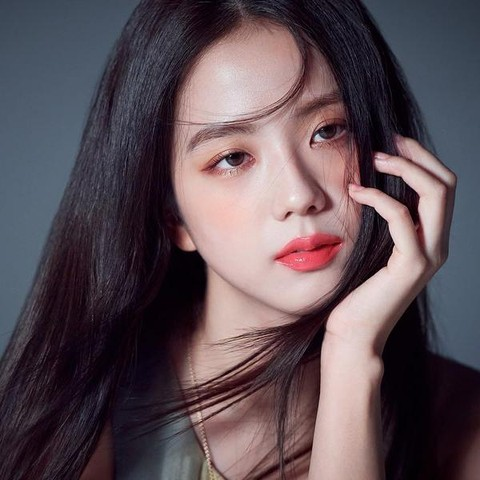
%> input picture uts/wajah.jpeg, 480 x 480 px, given in place of wajah.jpg, which was not available
$ octave uts4.m   (GNU Octave 9; MATLAB toolbox functions it lacks are replaced by stand-ins)
%> lines starting %> are read from the running program, lines starting %| are printed output that depends on the picture; pictures that were not available may be replaced by others from this repository, and a replacement may not be noted
pkg load image

% 1. Baca gambar
img = imread('wajah.jpg');
%> img is the input picture: size 480x480x3 uint8; mean R, G, B 92.8, 78.6, 85.3

% 2. Ubah ke grayscale jika perlu
if size(img,3) == 3
  img_gray = rgb2gray(img);
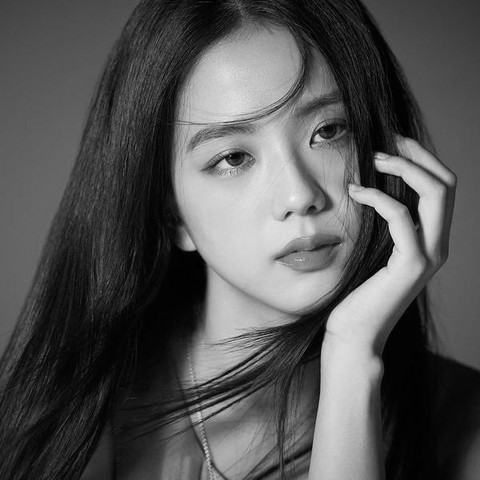
%> img_gray: size 480x480 uint8; min 0, max 245, mean 83.6
else
  img_gray = img;
end

% 3. Ekualisasi histogram
img_eq = histeq(img_gray);
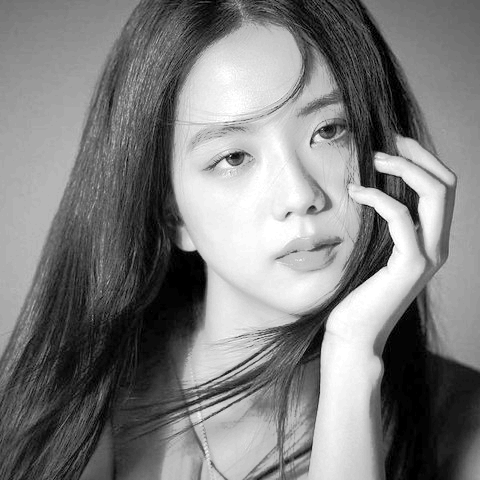
%> img_eq: size 480x480 uint8; min 0, max 255, mean 126.2

% 4. Tampilkan citra sebelum dan sesudah
figure('Name', 'Histogram Equalization pada Foto Wajah');
subplot(2,2,1), imshow(img_gray), title('Sebelum Equalisasi');
subplot(2,2,2), imhist(img_gray), title('Histogram Sebelum');

subplot(2,2,3), imshow(img_eq), title('Setelah Equalisasi');
subplot(2,2,4), imhist(img_eq), title('Histogram Setelah');
%> after `title('Histogram Setelah')`:
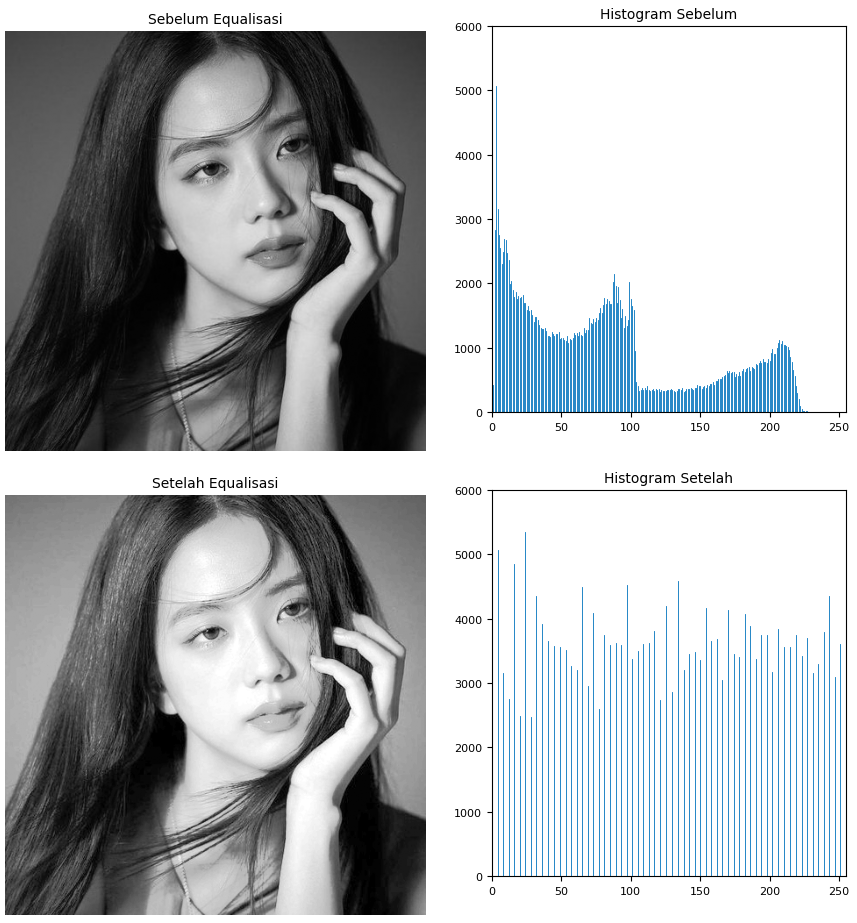
%> figure redrawn from the program's plot data, 4 panels

$ run again, with uts/jalan.jpeg copied over uts/wajah.jpeg
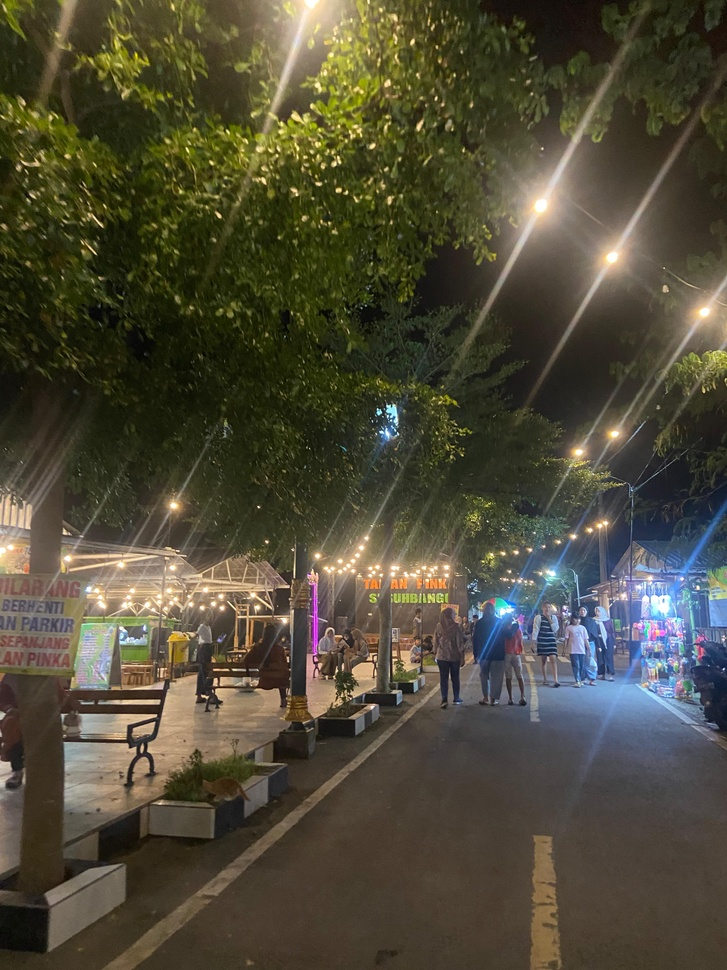
%> input picture uts/jalan.jpeg, 727 x 970 px, shrunk from 3024 x 4032 before the run, given in place of wajah.jpg, which was not available
%> img is the input picture: size 970x727x3 uint8; mean R, G, B 79.3, 75, 56.9
%> `img_eq = histeq(img_gray);`:
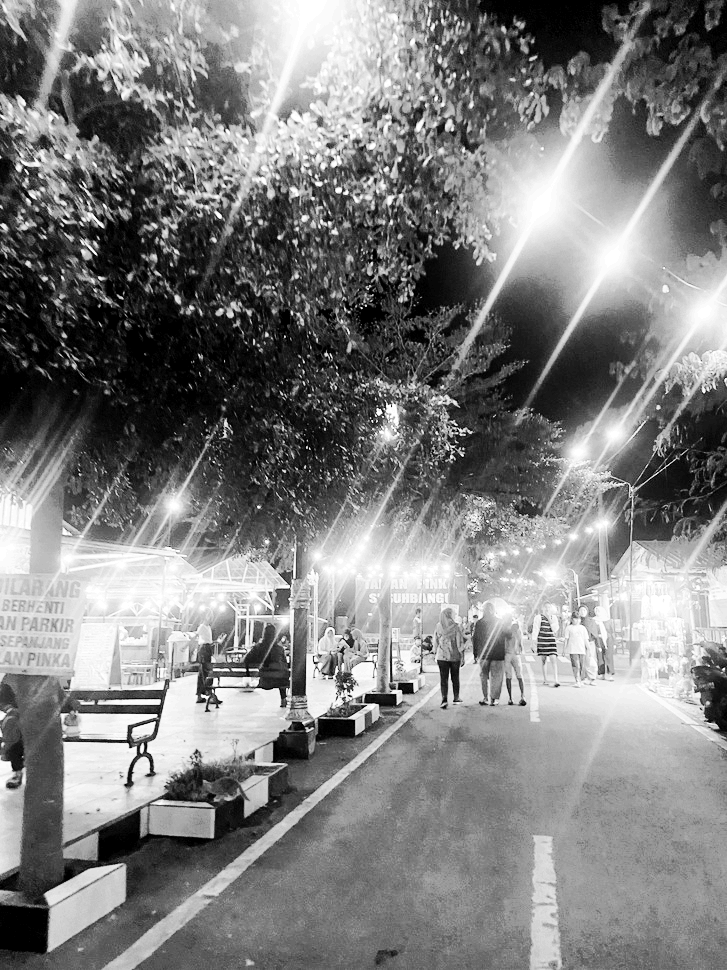
%> img_eq: size 970x727 uint8; min 0, max 255, mean 126.8
%> `title('Histogram Setelah')`:
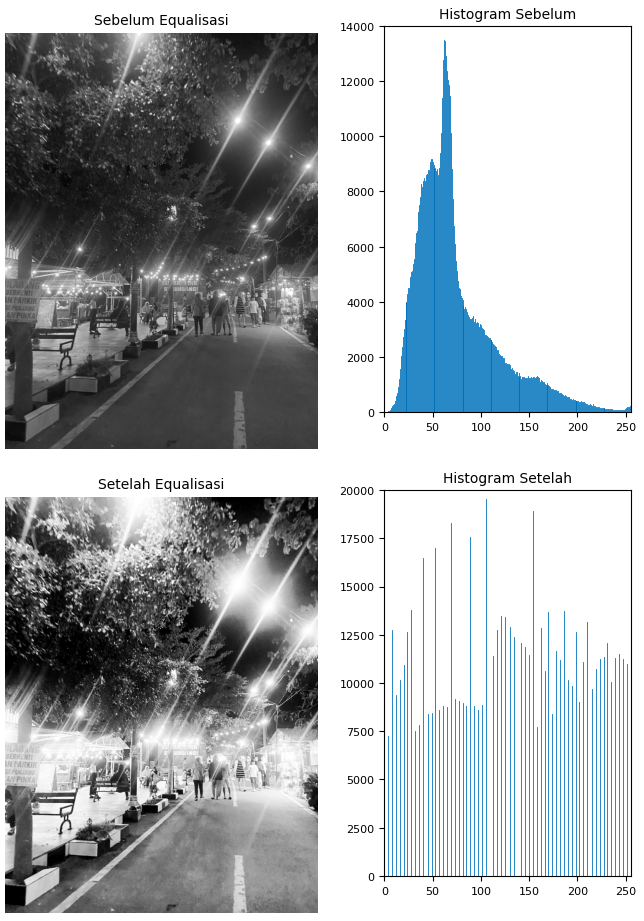
%> figure redrawn from the program's plot data, 4 panels

$ run again, with uts/bunga.jpg copied over uts/wajah.jpeg
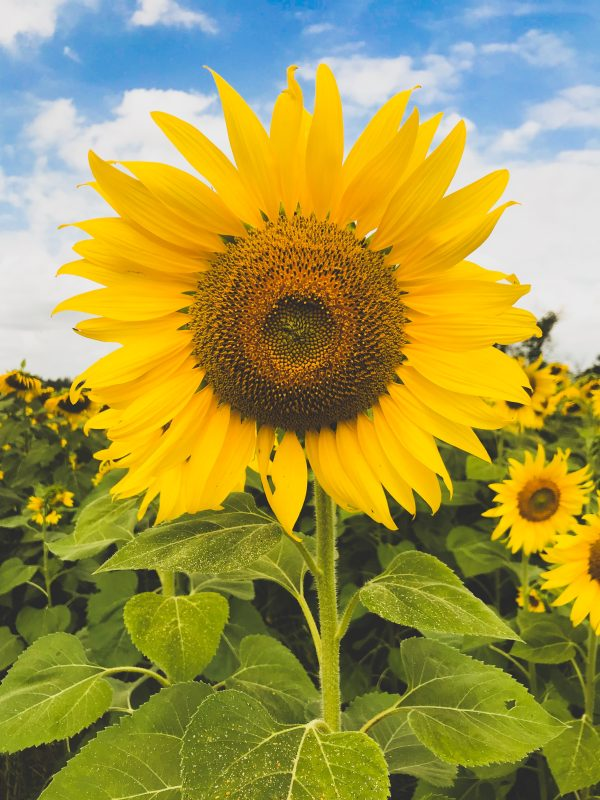
%> input picture uts/bunga.jpg, 600 x 800 px, given in place of wajah.jpg, which was not available
%> img is the input picture: size 800x600x3 uint8; mean R, G, B 162.2, 152.6, 72.4
%> `img_eq = histeq(img_gray);`:
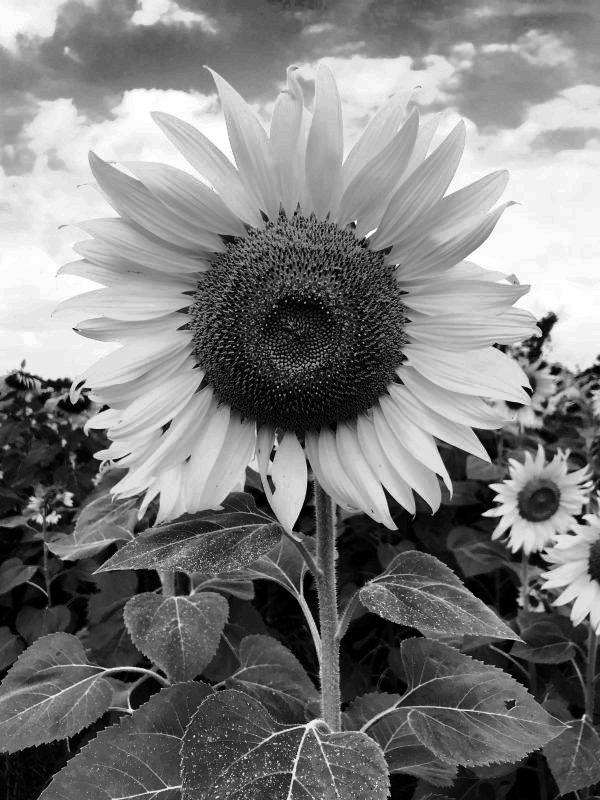
%> img_eq: size 800x600 uint8; min 0, max 255, mean 126.2
%> `title('Histogram Setelah')`:
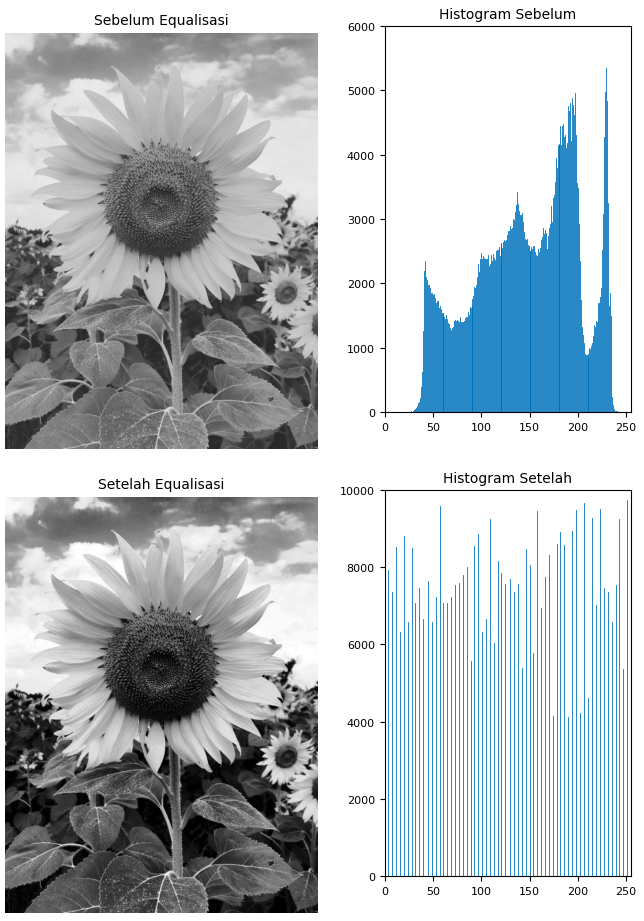
%> figure redrawn from the program's plot data, 4 panels
